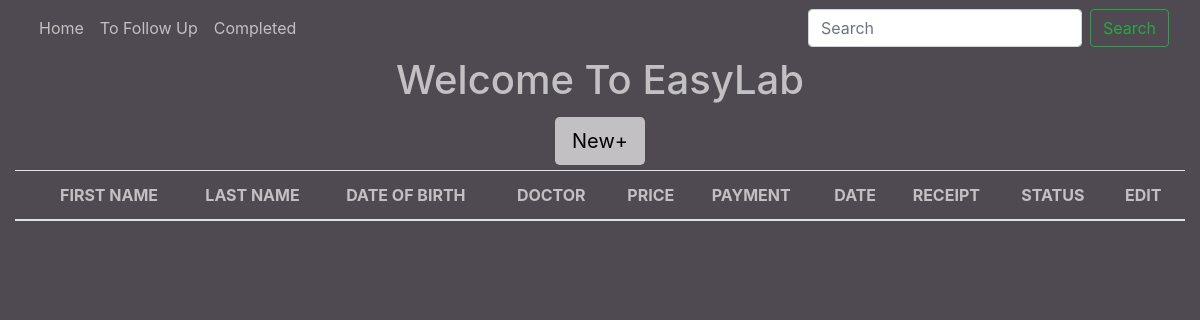
Before: /completed/ with the older database file.
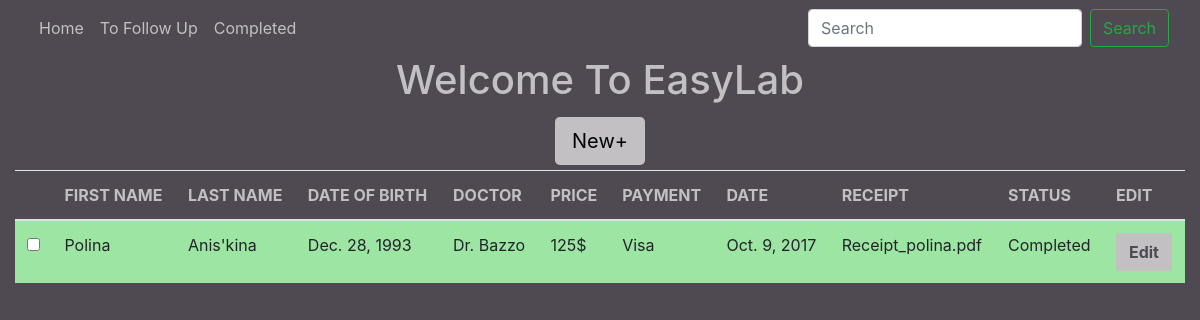
After: the same page with the newer database file.
### receipts/models.py (models this page shows, shortened)
class Visit (models.Model):
    patient = models.ForeignKey(Patient)
    date = models.DateField()
    price = models.CharField(max_length=10)
    payment_type = models.CharField(max_length=10, blank = True, null = True)
    doctor_name = models.CharField(max_length=30, blank = True, null = True)
    receipt = models.FileField(blank = True, null = True)
    status = models.CharField(max_length=25, default="Not Completed")

class Patient(models.Model):
    first_name = models.CharField(max_length=200)
    last_name = models.CharField(max_length=200)
    dob = models.DateField()
    ramq = models.CharField(max_length = 12)
    email = models.EmailField(max_length=254)
    phone = models.CharField(max_length = 30)

### receipts/views.py (the view)
# urls.py: url(r'^completed/$', completed),
def completed(request):
    context = {}
    context["TITLE"]="EasyLab"
    context["visitlist"] = Visit.objects.filter(status="Completed")
    template = loader.get_template('receipts/completed.html')
    return HttpResponse(template.render(context, request))

### receipts/templates/receipts/completed.html (shortened to what this page needs)
<!DOCTYPE html>
<html>
<head>
  <link rel="stylesheet" href="https://maxcdn.bootstrapcdn.com/bootstrap/4.0.0-beta/css/bootstrap.min.css">
  <link rel="stylesheet" href="https://cdnjs.cloudflare.com/ajax/libs/bootstrap-datepicker/1.7.1/css/bootstrap-datepicker.css" />
</head>
<body>
  <div class="container-fluid">
    <nav class="navbar navbar-expand-lg navbar-light" style="background-color: #4f4951;">
      <div class="collapse navbar-collapse">
        <ul class="navbar-nav mr-auto">
          <li class="nav-item active">
            <a class="nav-link" href="/visits"   style="color: #c2c0c3;">Home <span class="sr-only">(current)</span></a>
          </li>
          <li class="nav-item">
            <a class="nav-link" href="/followup"   style="color: #c2c0c3;">To Follow Up</a>
          </li>
          <li class="nav-item">
            <a class="nav-link" href="/completed"   style="color: #c2c0c3;">Completed</a>
          </li>
        </ul>
        <form class="form-inline my-2 my-lg-0">
          <input class="form-control mr-sm-2" type="text" placeholder="Search" aria-label="Search">
          <button class="btn btn-outline-success my-2 my-sm-0" type="submit">Search</button>
        </form>
      </div>
    </nav>
    <h1 class="h1 text-center" id="grey"> Welcome To EasyLab</h1>
    <div class="text-center">
      <button class="btn btn-lg" data-toggle="modal" data-target="#new-entry" style="background-color: #c2c0c3; margin: 5px;">
        New+
      </button>
    </div>
    <table id="my_table" class="table" >
      <thead>
        <tr>
          <th>&nbsp;</th>
          <th class="th"> FIRST NAME </th>
          <th class="th"> LAST NAME </th>
          <th class="th"> DATE OF BIRTH </th>
          <th class="th"> DOCTOR </th>
          <th class="th"> PRICE </th>
          <th class="th"> PAYMENT </th>
          <th class="th"> DATE </th>
          <th class="th"> RECEIPT </th>
          <th class="th"> STATUS</th>
          <th class="th"> EDIT </th>
        </tr>
      </thead>
      <tbody>
      {% for visit in visitlist %}
          <tr style={% if visit.status == 'Completed'%} 'background-color: #9de5a2' {% else %} 'background-color: #f6a39a'{% endif %}>
            <td><input type="checkbox" />
            <td>{{ visit.patient.first_name }}</td>
            <td>{{ visit.patient.last_name }}</td>
            <td>{{ visit.patient.dob }}</td>
            <td>{{ visit.doctor_name }}</td>
            <td>{{ visit.price }}</td>
            <td>{{ visit.payment_type }}</td>
            <td>{{ visit.date }}</td>
            <td>{{ visit.receipt.name }}</td>
            <td>{{visit.status}}</td>
            <td class="buttons">
                   <a href="#" class="btn  a-btn-slide-text" style="background-color: #c2c0c3; color:#4f4951; ">
                        <span><strong>Edit</strong></span>
                    </a>
            </td>
          </tr>
      {% endfor %}
      </tbody>
    </table>
  </div>
</body>
</html>

### receipts/templates/receipts/completed.html (style rules this page uses)
body { background-color: #4f4951; }
#grey { color: #c2c0c3; }
.th { color: #c2c0c3; }

Changed rows visible on the page:
added Visit: patient.first_name "Polina", patient.last_name "Anis'kina", patient.dob "Dec. 28, 1993", doctor_name "Dr. Bazzo", price "125$", payment_type "Visa", date "Oct. 9, 2017", receipt.name "Receipt_polina.pdf", status "Completed"
